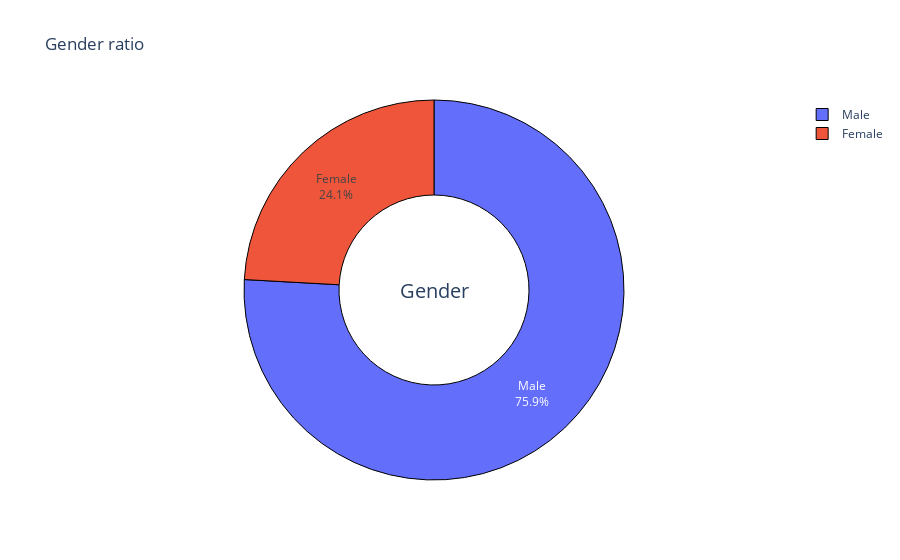

The cell this chart's notebook holds for it:
### Code cell
fig = go.Figure(
    data = [
        go.Pie(
            labels = df.gender.value_counts().index, 
            values = df.gender.value_counts(), 
            textinfo='percent + label', 
            textposition='inside',
            marker=dict(line=dict(color='#000000', width=1)),
            hole = 0.5
        )
    ]
)
fig.update_layout(
    title_text="Gender ratio",
    annotations=[dict(text='Gender', x=0.5, y=0.5, font_size=20, showarrow=False)])
fig.show()

### Figure 1 — Plotly figure (JSON) as saved in the notebook; plotly's stock layout.template omitted (floating-point values rounded to 4 significant figures)
{"data": [{"hole": 0.5, "labels": ["Male", "Female"], "marker": {"line": {"color": "#000000", "width": 1}}, "textinfo": "percent+label", "textposition": "inside", "type": "pie", "values": [7527, 2393]}], "layout": {"annotations": [{"font": {"size": 20}, "showarrow": false, "text": "Gender", "x": 0.5, "y": 0.5}], "title": {"text": "Gender ratio"}}}
